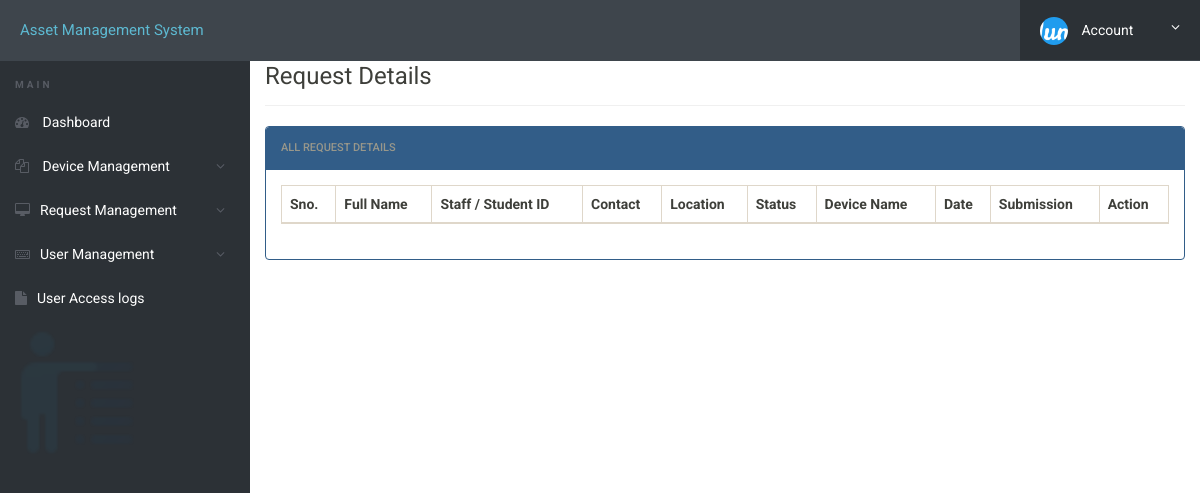
/inventory/admin/view-request.php (signed in), run on an earlier commit of the app's database.
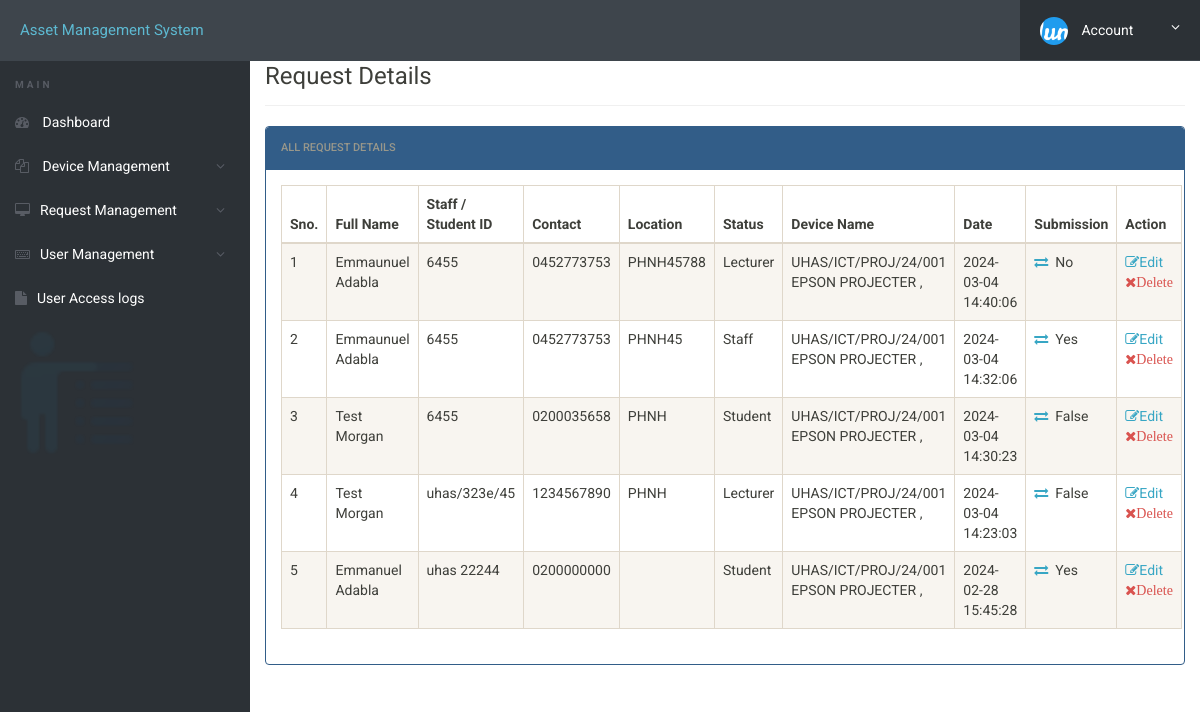
And on a later commit of the database.
### tables this page shows
CREATE TABLE `request` (
  `id` int(11) NOT NULL,
  `name` varchar(255) NOT NULL,
  `sid` varchar(255) NOT NULL,
  `contact` varchar(20) NOT NULL,
  `location` varchar(255) NOT NULL,
  `status` varchar(255) NOT NULL,
  `device_name` varchar(255) NOT NULL,
  `date` datetime NOT NULL DEFAULT current_timestamp(),
  `remark` varchar(255) NOT NULL
);

### inventory/admin/view-request.php (the view, shortened to what this page needs)
<?php
include('includes/config.php');
?>
<!doctype html>
<html lang="en" class="no-js">
<head>
	<link rel="stylesheet" href="css/font-awesome.min.css">
	<link rel="stylesheet" href="css/select-bootstrap.min.css">
	<link rel="stylesheet" href="css/select-bootstrap-multiselect.css">
	<link rel="stylesheet" href="css/font-awesome.min.css">
	<link rel="stylesheet" href="css/bootstrap.min.css">
	<link rel="stylesheet" href="css/dataTables.bootstrap.min.css">
	<link rel="stylesheet" href="css/bootstrap-social.css">
	<link rel="stylesheet" href="css/bootstrap-select.css">
	<link rel="stylesheet" href="css/fileinput.min.css">
	<link rel="stylesheet" href="css/awesome-bootstrap-checkbox.css">
	<link rel="stylesheet" href="css/style.css">
</head>
<body>
	<?php include('includes/header.php');?>
	<div class="ts-main-content">
			<?php include('includes/sidebar.php');?>
		<div class="content-wrapper">
			<div class="container-fluid">
				<div class="row">
					<div class="col-md-12">
						<h3 class="page-title" style="padding-top:2%;">Request Details</h3>
						<div class="panel panel-default panel-primary">
							<div class="panel-heading ">All Request Details</div>
							<div class="panel-body">
								<table id="zctb" class="display table table-striped table-bordered table-hover" cellspacing="0" width="100%">
									<thead>
										<tr>
											<th>Sno.</th>
											<th>Full Name</th>
											<th>Staff / Student ID</th>
											<th>Contact</th>
											<th>Location</th>
											<th>Status</th>
											<th>Device Name</th>
											<th>Date</th>
											<th>Submission</th>
											<th>Action</th>
										</tr>
									</thead>
									<tbody>
<?php
$ret="select * from request order by id desc";
$stmt= $mysqli->prepare($ret) ;
$stmt->execute() ;
$res=$stmt->get_result();
$cnt=1;
while($row=$res->fetch_object())
	  {
	  	?>
<td><?php echo $cnt;;?></td>
<td><?php echo $row->name;?></td>
<td><?php echo $row->sid;?></td>
<td><?php echo $row->contact;?></td>
<td><?php echo $row->location;?></td>
<td><?php echo $row->status;?></td>
<td><?php echo $row->device_name;?></td>
<td><?php echo $row->date;?></td>
<td><a href="submission.php?id=<?php echo $row->id;?>"><i class="fa fa-exchange" ></i></a>&nbsp;&nbsp;<?php echo $row->remark;?></td>
<td><a href="edit-request.php?id=<?php echo $row->id;?>"><i class="fa fa-edit"></i>Edit</a>&nbsp;&nbsp;
<a href="view-request.php?del=<?php echo $row->id;?>"><i class="fa fa-close text-danger">Delete</i></a>&nbsp;&nbsp;
									<?php
$cnt=$cnt+1;
									 } ?>
									</tbody>
								</table>
							</div>
						</div>
					</div>
				</div>
			</div>
		</div>
	</div>
</body>
</html>

What changed in the data, as far as the page shows it:
added request: name "Emmaunuel Adabla", sid "6455", contact "0452773753", location "PHNH45788", status "Lecturer", device_name "UHAS/ICT/PROJ/24/001 EPSON PROJECTER ,", date "2024-03-04 14:40:06", remark "No"
added request: name "Emmaunuel Adabla", sid "6455", contact "0452773753", location "PHNH45", status "Staff", device_name "UHAS/ICT/PROJ/24/001 EPSON PROJECTER ,", date "2024-03-04 14:32:06", remark "Yes"
added request: name "Test Morgan", sid "6455", contact "0200035658", location "PHNH", status "Student", device_name "UHAS/ICT/PROJ/24/001 EPSON PROJECTER ,", date "2024-03-04 14:30:23", remark "False"
added request: name "Test Morgan", sid "uhas/323e/45", contact "1234567890", location "PHNH", status "Lecturer", device_name "UHAS/ICT/PROJ/24/001 EPSON PROJECTER ,", date "2024-03-04 14:23:03", remark "False"
added request: name "Emmanuel Adabla", sid "uhas 22244", contact "0200000000", status "Student", device_name "UHAS/ICT/PROJ/24/001 EPSON PROJECTER ,", date "2024-02-28 15:45:28", remark "Yes"
